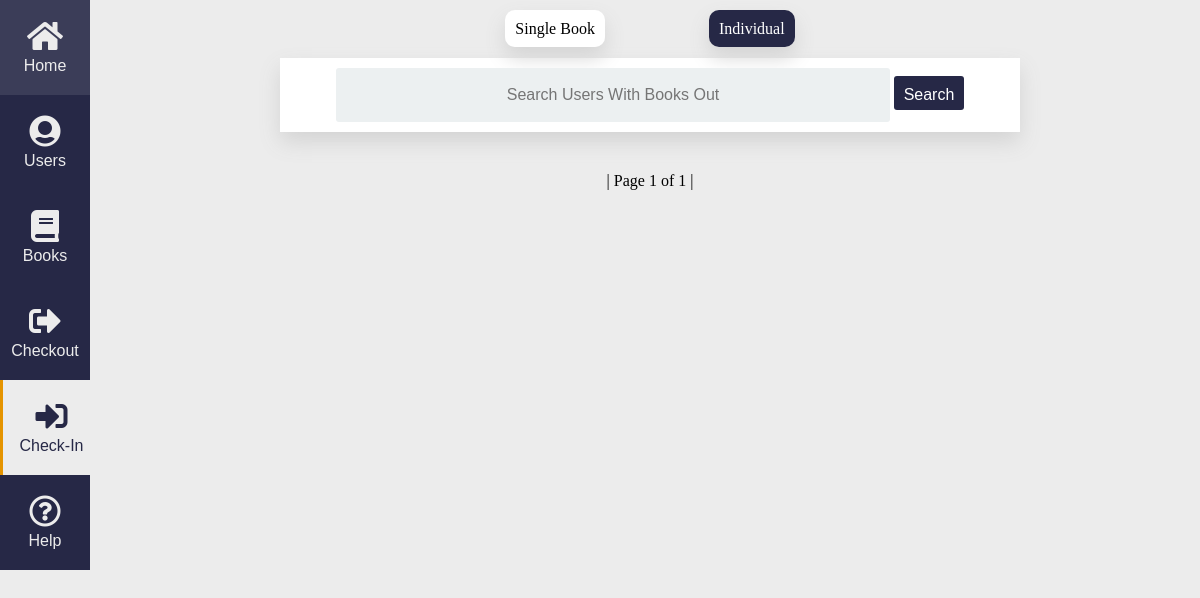
The page /checkin/individual/ on the database as committed earlier.
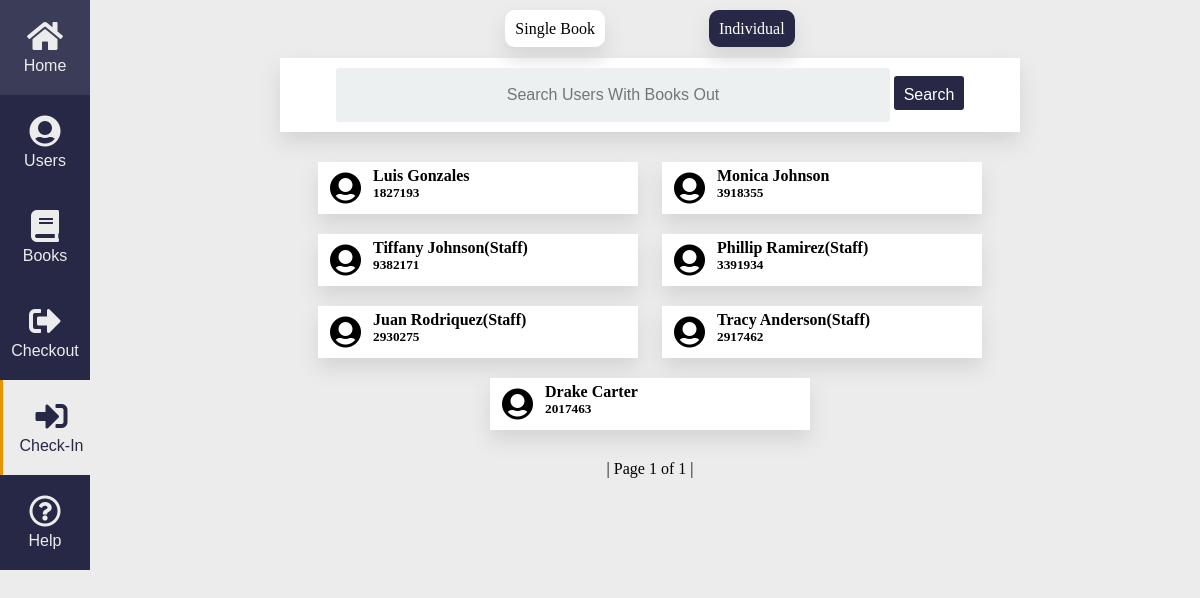
The same page on the database as committed later.
### Database/models.py (models this page shows, shortened)
class Person(models.Model):
    class Meta:
        verbose_name_plural = 'People'
    choices = (
        ('Student', 'Student'),
        ('Staff', 'Staff')
    )
    first_name = models.CharField(max_length=20)
    last_name = models.CharField(max_length=50)
    full_name = models.CharField(max_length=90, blank=True, null=True)
    status = models.CharField(max_length=10, choices=choices)
    books_allowed = models.PositiveSmallIntegerField(validators=[MinValueValidator(1)])
    id_number = models.CharField(max_length=10, unique=True)
    books_out = models.PositiveSmallIntegerField(default=0, blank=True)
    day_limit = models.PositiveSmallIntegerField(validators=[MinValueValidator(1)])

### Checkin_Book/views.py (the view, shortened to what this page needs)
# urls.py: url(r'^checkin/individual/$', CheckinViews.checkin_by_user, name="checkin-user-search"),
def checkin_by_user(request):
    users = Person.objects.exclude(books_out=0)
    query = request.GET.get('q')
    paginator = Paginator(users, 10)
    page_var = 'page'
    page = request.GET.get(page_var)
    try:
        queryset = paginator.page(page)
    except PageNotAnInteger:
        queryset = paginator.page(1)
    return render(request, 'active_template/checkinThroughUser.html', {'users': queryset, 'page_var': page_var, 'Checkin': 'active'})

### templates/active_template/checkinThroughUser.html (shortened to what this page needs)
{% extends 'active_template/base.html' %} {% load static %} {% block content %}
    <div id="checkin-options">
      <a class="checkin-type" href="{% url 'checkin' %}">Single Book</a>
      <a id="type" class="checkin-type">Individual</a>
    </div>
    <div id="CRUD">
      <div id="CRUD-search">
        <form method="GET" action="">
          <input id="search-field" type="text" name="q" placeholder="Search Users With Books Out" value="{{request.GET.q}}"/>
          <input id="submit" type="submit" value="Search" />
        </form>
      </div>
      <div id="CRUD-body">{% for user in users %}
        <a style="width: 320px;" href="{% url 'checkin-user' pk=user.pk %}">
          <div class="user-list">
            <div class="icon"><i class="fas fa-user-circle"></i></div>
            <div class="user-basic-info">{% if user.status == "Staff" %}
              <h4>{{user.first_name}} {{user.last_name}}(Staff)</h4>{% else %}
              <h4>{{user.first_name}} {{user.last_name}}</h4>{% endif %}
              <h5>{{user.id_number}}</h5>
            </div>
          </div>
        </a>{% endfor %}
      </div>
      <div class="space"></div>
      <div style="text-align: center;" class="pagination">
        <span class="page-links">
          <span class="Current">
            | Page {{users.number}} of {{users.paginator.num_pages}} |
          </span> {% if user.has_next %}<a style="color:black" href="?{{page_var}}={{user.next_page_number}}{% if request.GET.q %}&q={{request.GET.q}}{% endif %}">Next</a>{% endif %}
        </span>
      </div>
      <div class="space"></div>
    </div>
{% endblock content %}

Rows that differ between the two databases and show on the page:
added Person: first_name "Luis", last_name "Gonzales", id_number "1827193"
added Person: first_name "Monica", last_name "Johnson", id_number "3918355"
added Person: first_name "Tiffany", last_name "Johnson", id_number "9382171"
added Person: first_name "Phillip", last_name "Ramirez", id_number "3391934"
added Person: first_name "Juan", last_name "Rodriquez", id_number "2930275"
added Person: first_name "Tracy", last_name "Anderson", id_number "2917462"
added Person: first_name "Drake", last_name "Carter", id_number "2017463"
